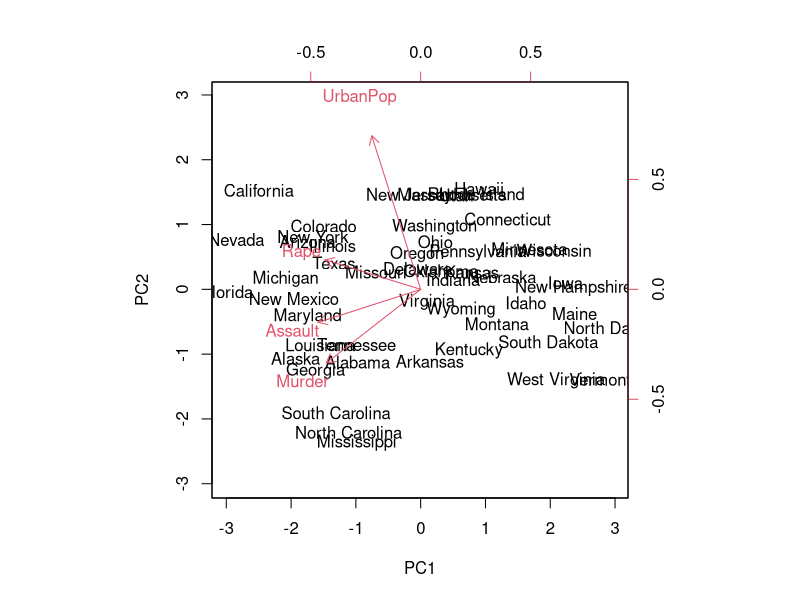
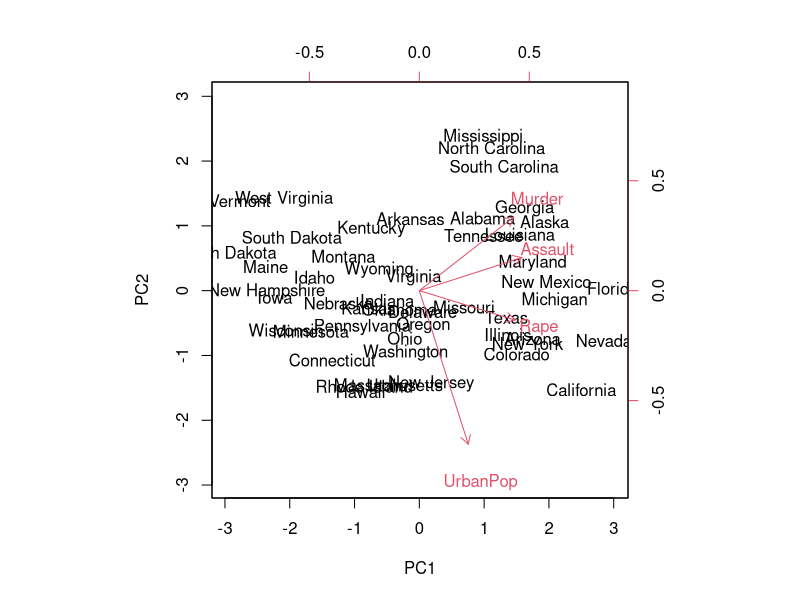
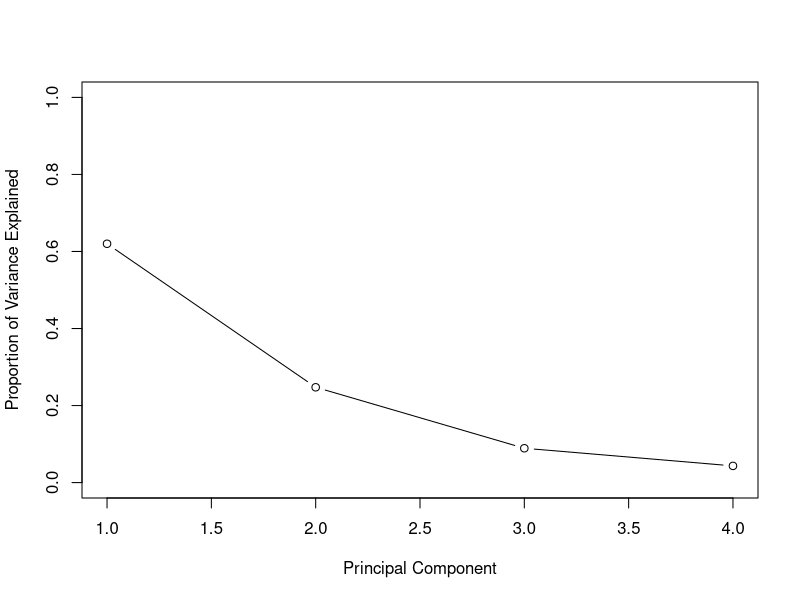
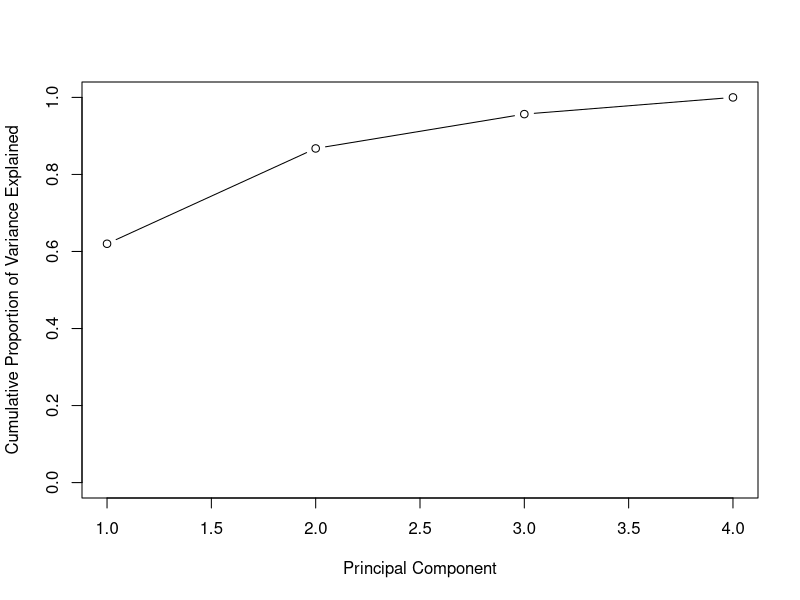
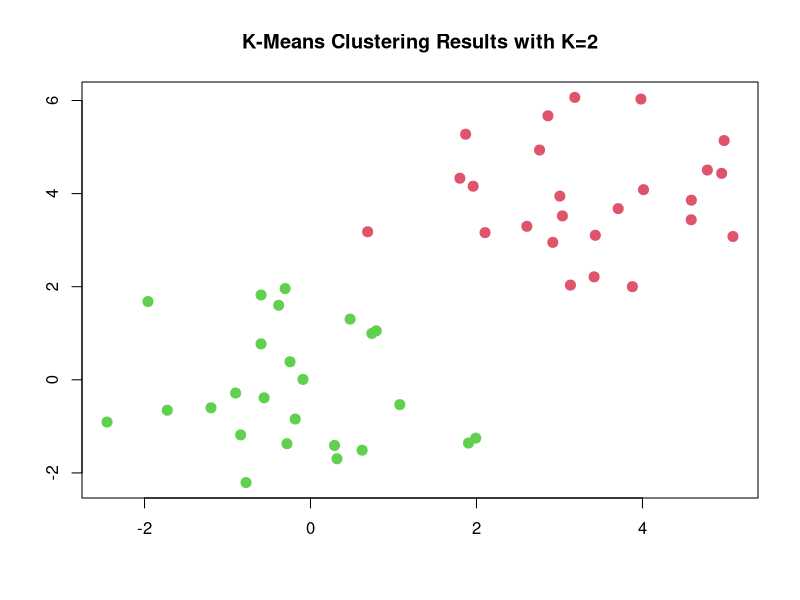
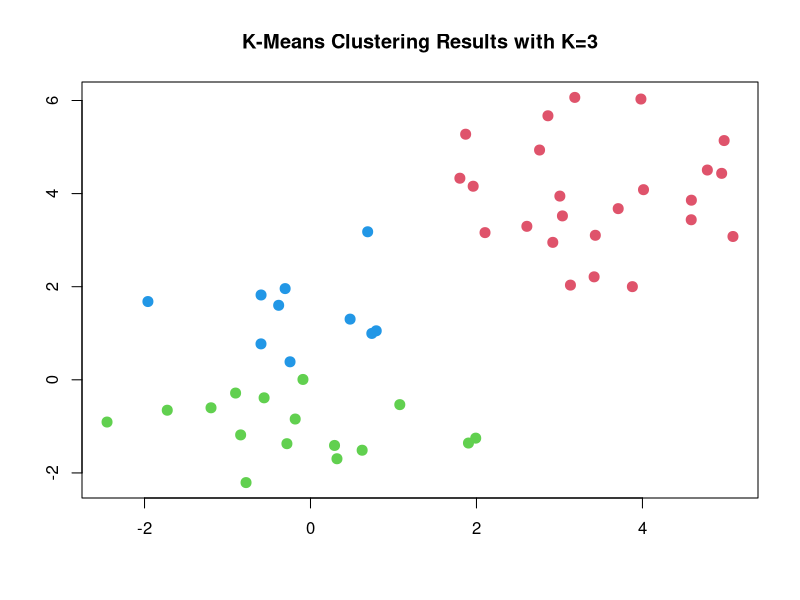
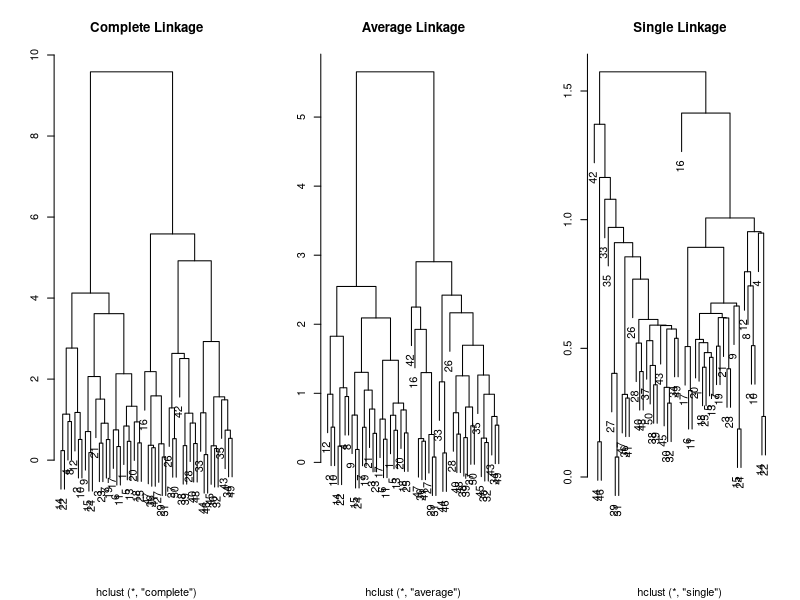
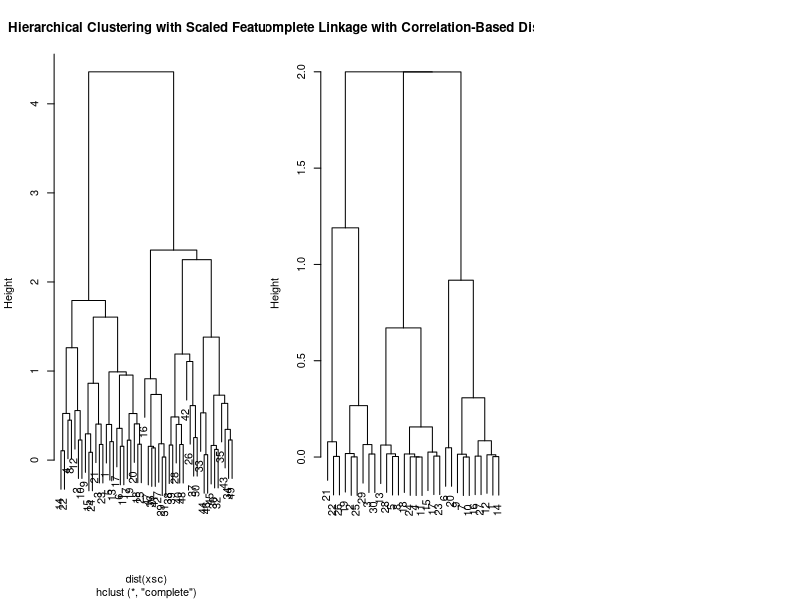

Reproduce these figures in R, in order.
# Supervised Learning: The goal is to predict Y using X1,X2,...,Xp
# Unsupervised Learning: The goal is to discover interesting things about the measurements on X1,X2,...,Xp
# Principal Components Analysis and Clustering

# PCA on the USArrests data set
states = row.names(USArrests)
states
names(USArrests)
View(USArrests)
# examine the data
apply(USArrests,2,mean) # 2 means column 2, which is Murder
apply(USArrests,2,var)
# standardize before performing PCA
pr.out = prcomp(USArrests,scale=T) # by default, prcomp() function centers the variables to have mean zero. scale = T to make variables to have sd 1.
names(pr.out)
# center and scale components correspond to the means and standard deviations of the variables that were used for scaling prior to implementing PCA
pr.out$center
pr.out$scale
# the rotation matrix provides the principal components loading
pr.out$rotation
# four distinct components shown
dim(pr.out$x)
# plot the first two principal components
biplot(pr.out,scale=0) # scale = 0 ensures that the arrows are scaled to represent the loadings

pr.out$rotation = -pr.out$rotation
pr.out$x = -pr.out$x
biplot(pr.out,scale=0)

# prcomp() also outputs the standard deviation of each principal components
pr.out$sdev
# variance
pr.var = pr.out$sdev^2
pr.var

# compute the proportion of variance explained by each principal component
pve = pr.var / sum(pr.var)
round(pve,2)
# plot PVE
plot(pve,xlab="Principal Component", ylab="Proportion of Variance Explained",ylim=c(0,1),type='b')
plot(cumsum(pve),xlab="Principal Component", ylab="Cumulative Proportion of Variance Explained",ylim=c(0,1),type='b')



# Clustering
# K-Means, function kmeans()
set.seed(2)
x=matrix(rnorm(50*2),ncol=2)
x[1:25,1]=x[1:25,1]+3
x[1:25,2]=x[1:25,2]+4
km.out = kmeans(x,2,nstart=20)
km.out$cluster
plot(x,col=(km.out$cluster+1),main="K-Means Clustering Results with K=2", xlab="", ylab="", pch=20, cex=2)

# K=3
set.seed(4)
km.out = kmeans(x,3,nstart=20)
km.out
plot(x,col=(km.out$cluster+1),main="K-Means Clustering Results with K=3", xlab="", ylab="", pch=20, cex=2)
# recommend always running K-means clustering with a large value of nstart to minimize within cluster sum of squares

# Hierarchical Clustering: hclust()
# dist() function is used to compute the 50*50 inter-observation Euclidean matrix
hc.complete = hclust(dist(x),method="complete")
hc.average = hclust(dist(x),method="average")
hc.single = hclust(dist(x),method="single")
par(mfrow=c(1,3))
plot(hc.complete,main="Complete Linkage",xlab="",ylab="")
plot(hc.average,main="Average Linkage",xlab="",ylab="")
plot(hc.single,main="Single Linkage",xlab="",ylab="")
# To determine the cluster labels for each observation associated with a given cut of the dendrogram, we can use the cutree() function
cutree(hc.complete,2)
cutree(hc.average,2)
cutree(hc.single,2)

cutree(hc.single,4)

# To scale variables before performing hierarchical clusering, use scale()
xsc = scale(x)
plot(hclust(dist(xsc),method="complete"),main="Hierarchical Clustering with Scaled Features")

# correlation-based distance can be computed using the as.dist() function, which converts an arbitraty square sysmmetric matrix into a form that the hclust() function recognizes as a distance matrix
x = matrix(rnorm(30*3),ncol=3)
dd=as.dist(1-cor(t(x)))
plot(hclust(dd,method="complete"),main="Complete Linkage with Correlation-Based Distance",xlab="",sub="")







